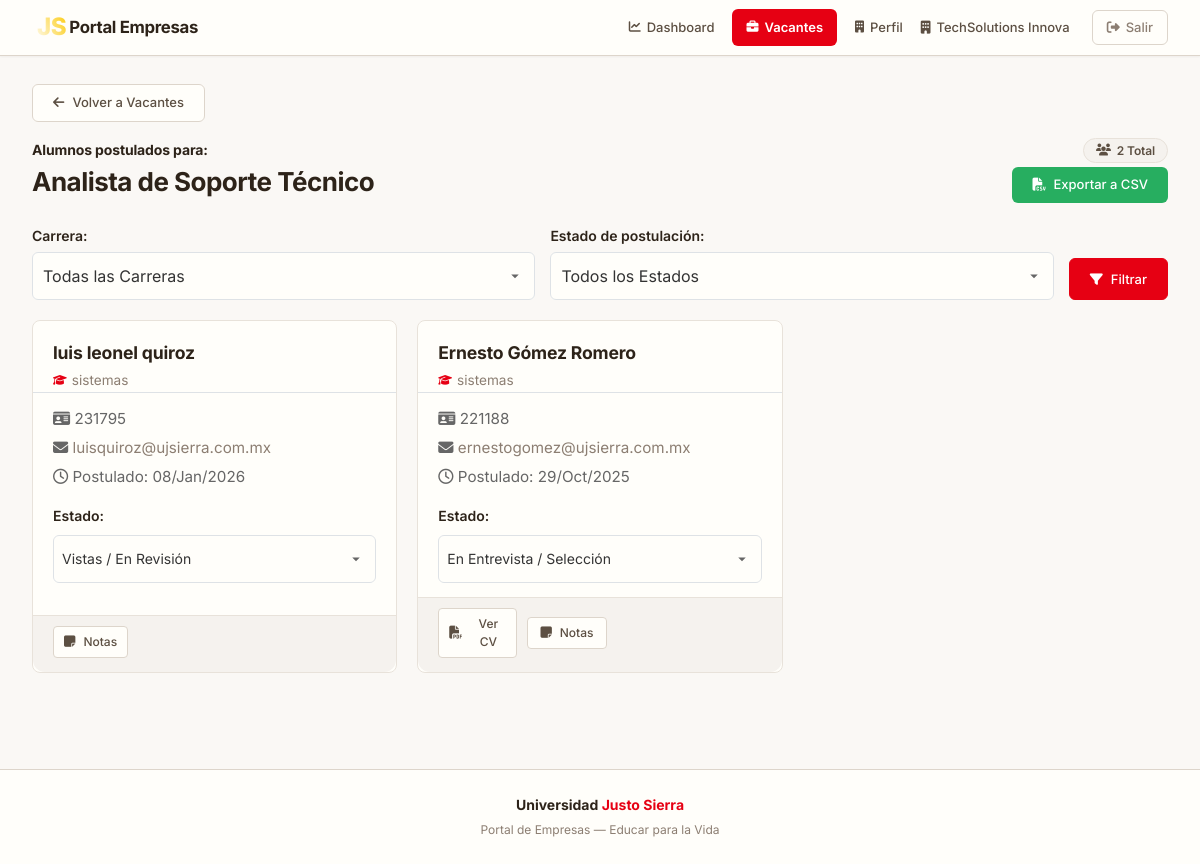
Screenshot of /companies/ver_postulaciones.php?id_vacante=3 (signed in) with the database file from the repository.
### tables this page shows
CREATE TABLE `vacantes` (
  `id_vacante` int(11) NOT NULL,
  `id_empresa` int(11) NOT NULL,
  `titulo` varchar(255) NOT NULL,
  `descripcion` text NOT NULL,
  `tipo_contrato` enum('tiempo_completo','medio_tiempo','practicas','temporal','proyecto') NOT NULL,
  `modalidad` enum('presencial','remoto','hibrido') NOT NULL,
  `salario_ofrecido` decimal(10,2) DEFAULT NULL,
  `carrera_afin` varchar(100) DEFAULT NULL,
  `ubicacion` varchar(255) DEFAULT NULL,
  `estado` enum('abierta','cerrada') DEFAULT 'abierta',
  `fecha_publicacion` timestamp NOT NULL DEFAULT current_timestamp()
);

CREATE TABLE `postulaciones` (
  `id_postulacion` int(11) NOT NULL,
  `id_alumno` int(11) NOT NULL,
  `id_vacante` int(11) NOT NULL,
  `fecha_postulacion` timestamp NOT NULL DEFAULT current_timestamp(),
  `estado_postulacion` enum('enviada','vista','en_proceso','rechazada') DEFAULT 'enviada',
  `notas_empresa` text DEFAULT NULL
);

CREATE TABLE `alumnos` (
  `id_alumno` int(11) NOT NULL,
  `nombre` varchar(100) NOT NULL,
  `apellidos` varchar(150) NOT NULL,
  `email` varchar(255) NOT NULL,
  `password` varchar(255) NOT NULL,
  `matricula` varchar(20) NOT NULL,
  `carrera` varchar(100) DEFAULT NULL,
  `semestre` int(11) DEFAULT NULL,
  `cv_url` varchar(255) DEFAULT NULL,
  `perfil_linkedin` varchar(255) DEFAULT NULL,
  `fecha_registro` timestamp NOT NULL DEFAULT current_timestamp()
);

### companies/controllers/VerPostulacionesController.php (called while the page is built, shortened)
<?php
require_once __DIR__ . '/../models/PostulacionModel.php';
class VerPostulacionesController {
    private $conexion;
    public function __construct(PDO $conexion) {
        $this->conexion = $conexion;
    }
    public function index() {
        $id_empresa = $_SESSION['id_empresa'];
        $id_vacante = $_GET['id_vacante'] ?? null;
        $postulantes = [];
        $vacante_titulo = '';
        $error_db = null;
        $model = new PostulacionModel($this->conexion);
        try {
            $vacante_titulo = $model->getTituloVacante($id_vacante, $id_empresa);
            $page = isset($_GET['page']) ? (int)$_GET['page'] : 1;
            $limit = 10;
            $offset = ($page - 1) * $limit;
            $filtros = [
                'carrera' => $_GET['carrera'] ?? '',
                'estado' => $_GET['estado'] ?? ''
            ];
            $postulantes = $model->getPostulantesFiltrados($id_vacante, $filtros, $limit, $offset);
            $total_postulantes = $model->countPostulantesFiltrados($id_vacante, $filtros);
        } catch (PDOException $e) {
            $error_db = "Error al cargar los postulantes: " . $e->getMessage();
        }
        require_once __DIR__ . '/../views/ver_postulaciones.php';
    }
}

### companies/ver_postulaciones.php (called while the page is built)
<?php
require_once '../config/conexion.php';
require_once 'controllers/VerPostulacionesController.php';
$controller = new VerPostulacionesController($conexion);
$controller->index();

### companies/models/PostulacionModel.php (called while the page is built, shortened)
<?php
class PostulacionModel {
    private $conexion;
    public function __construct(PDO $conexion) {
        $this->conexion = $conexion;
    }
    public function getTituloVacante($id_vacante, $id_empresa) {
        $sql = "SELECT titulo FROM Vacantes WHERE id_vacante = :id_vacante AND id_empresa = :id_empresa";
        $stmt = $this->conexion->prepare($sql);
        $stmt->bindParam(':id_vacante', $id_vacante, PDO::PARAM_INT);
        $stmt->bindParam(':id_empresa', $id_empresa, PDO::PARAM_INT);
        $stmt->execute();
        $res = $stmt->fetch(PDO::FETCH_ASSOC);
        return $res ? $res['titulo'] : null;
    }
    public function getPostulantesFiltrados($id_vacante, $filtros, $limit, $offset) {
        $sql = "SELECT
                    p.id_postulacion,
                    p.fecha_postulacion,
                    p.estado_postulacion,
                    p.notas_empresa,
                    a.id_alumno,
                    a.nombre,
                    a.apellidos,
                    a.email,
                    a.matricula,
                    a.carrera,
                    a.cv_url
                FROM
                    Postulaciones AS p
                JOIN
                    Alumnos AS a ON p.id_alumno = a.id_alumno
                WHERE
                    p.id_vacante = :id_vacante";
        $params = [':id_vacante' => $id_vacante];
        $sql .= " ORDER BY p.fecha_postulacion DESC LIMIT :limit OFFSET :offset";
        $stmt = $this->conexion->prepare($sql);
        foreach ($params as $key => $val) {
            $stmt->bindValue($key, $val);
        }
        $stmt->bindValue(':limit', (int)$limit, PDO::PARAM_INT);
        $stmt->bindValue(':offset', (int)$offset, PDO::PARAM_INT);
        $stmt->execute();
        return $stmt->fetchAll(PDO::FETCH_ASSOC);
    }
    public function countPostulantesFiltrados($id_vacante, $filtros) {
        $sql = "SELECT COUNT(*) as total
                FROM Postulaciones AS p
                JOIN Alumnos AS a ON p.id_alumno = a.id_alumno
                WHERE p.id_vacante = :id_vacante";
        $params = [':id_vacante' => $id_vacante];
        $stmt = $this->conexion->prepare($sql);
        foreach ($params as $key => $val) {
            $stmt->bindValue($key, $val);
        }
        $stmt->execute();
        $res = $stmt->fetch(PDO::FETCH_ASSOC);
        return $res ? (int)$res['total'] : 0;
    }
}

### companies/views/ver_postulaciones.php (the view, shortened to what this page needs)
<!DOCTYPE html>
<html lang="es">
<head>
    <link rel="stylesheet" href="https://cdnjs.cloudflare.com/ajax/libs/font-awesome/6.5.1/css/all.min.css">
    <link rel="stylesheet" href="../assets/css/style.css">
    <link rel="stylesheet" href="../assets/css/index.css">
    <link rel="stylesheet" href="../assets/css/companies_premium.css?v=<?php echo time(); ?>">
</head>
<body>
    <nav class="navbar-premium">
        <a href="dashboard.php" class="navbar-brand"><span class="brand-js">JS</span> Portal Empresas</a>
        <div class="navbar-links">
            <a href="dashboard.php" class="nav-pill"><i class="fa-solid fa-chart-line"></i> Dashboard</a>
            <a href="gestion_vacantes.php" class="nav-pill active"><i class="fa-solid fa-briefcase"></i> Vacantes</a>
            <a href="perfil_empresa.php" class="nav-pill"><i class="fa-solid fa-building"></i> Perfil</a>
            <span class="welcome-msg"><i class="fa-solid fa-building"></i> <?php echo htmlspecialchars($_SESSION['nombre_empresa'] ?? ''); ?></span>
            <a href="../logout.php" class="btn-logout-premium"><i class="fa-solid fa-right-from-bracket"></i> Salir</a>
        </div>
    </nav>
    <div class="premium-dashboard">
        <div class="animate-fade-in btn-back">
            <a href="gestion_vacantes.php" class="btn-premium secondary">
                <i class="fas fa-arrow-left"></i> Volver a Vacantes
            </a>
        </div>
        <h1 class="premium-subtitle" style="margin-top: 0; margin-bottom: 2px; display:flex; justify-content:space-between; align-items:center;">
            <span>Alumnos postulados para:</span>
            <span class="kanban-total-count"><i class="fa-solid fa-users"></i> <?php echo $total_postulantes; ?> Total</span>
        </h1>
        <div style="display:flex; justify-content:space-between; align-items:center;" class="animate-fade-in delay-1">
            <h2 class="premium-title" style="margin-bottom: 6px;">
                <?php echo htmlspecialchars($vacante_titulo); ?>
            </h2>
            <a href="exportar_csv.php?id_vacante=<?php echo $id_vacante; ?>" class="btn-premium" style="background-color: #27ae60; color: white;">
                <i class="fas fa-file-csv"></i> Exportar a CSV
            </a>
        </div>
        <form method="GET" action="ver_postulaciones.php" class="filters-form animate-fade-in delay-1" style="display: flex; gap: 15px; margin-bottom: 20px; flex-wrap: wrap; margin-top: 20px;">
            <div style="flex: 1; min-width: 200px;">
                <label style="font-weight: 600; font-size: 0.875rem; margin-bottom: 5px; display: block; color: var(--text-color);">Carrera:</label>
                <select name="carrera" class="input-premium" style="width: 100%; padding: 10px;">
                    <option value="">Todas las Carreras</option>
                </select>
            </div>
            <div style="flex: 1; min-width: 200px;">
                <label style="font-weight: 600; font-size: 0.875rem; margin-bottom: 5px; display: block; color: var(--text-color);">Estado de postulación:</label>
                <select name="estado" class="input-premium" style="width: 100%; padding: 10px;">
                    <option value="">Todos los Estados</option>
                </select>
            </div>
            <div style="display: flex; align-items: flex-end;">
                <button type="submit" class="btn-premium primary" style="padding: 10px 20px; height: 42px;"><i class="fas fa-filter"></i> Filtrar</button>
            </div>
        </form>
        <?php if ($error_db): ?>
            <div class="mensaje error animate-fade-in"><?php echo htmlspecialchars($error_db); ?></div>
        <?php else: ?>
            <div class="job-list-premium animate-fade-in delay-2" style="margin-top: 12px; display: grid; gap: 20px; grid-template-columns: repeat(auto-fill, minmax(320px, 1fr));">
                <?php foreach ($postulantes as $p): ?>
                    <div class="premium-job-card" id="post-card-<?php echo $p['id_postulacion']; ?>">
                        <div class="job-card-header">
                            <h2 style="font-size: 1.1rem;"><?php echo htmlspecialchars($p['nombre'] . ' ' . $p['apellidos']); ?></h2>
                            <p style="font-size: 0.85rem;"><i class="fas fa-graduation-cap"></i> <?php echo htmlspecialchars($p['carrera']); ?></p>
                        </div>
                        <div class="job-card-body">
                            <p style="margin-bottom: 5px;"><i class="fas fa-id-card"></i> <?php echo htmlspecialchars($p['matricula']); ?></p>
                            <p style="margin-bottom: 5px;"><i class="fa-solid fa-envelope"></i> <a href="mailto:<?php echo htmlspecialchars($p['email']); ?>" style="color:var(--text-muted); text-decoration:none;"><?php echo htmlspecialchars($p['email']); ?></a></p>
                            <p style="margin-bottom: 5px;"><i class="far fa-clock"></i> Postulado: <?php echo date('d/M/Y', strtotime($p['fecha_postulacion'])); ?></p>
                            <div style="margin-top: 15px;">
                                <label for="status-<?php echo $p['id_postulacion']; ?>" style="font-weight: 600; font-size: 0.875rem; color: var(--text-color);">Estado:</label>
                                <select id="status-<?php echo $p['id_postulacion']; ?>" onchange="updateStatus(<?php echo $p['id_postulacion']; ?>, this.value)" class="input-premium" style="width: 100%; display: block; padding: 8px; font-size: 0.875rem; margin-top: 5px;">
                                    <option value="vista" <?php echo ($p['estado_postulacion'] === 'vista') ? 'selected' : ''; ?>>Vistas / En Revisión</option>
                                    <option value="en_proceso" <?php echo ($p['estado_postulacion'] === 'en_proceso') ? 'selected' : ''; ?>>En Entrevista / Selección</option>
                                </select>
                            </div>
                        </div>
                        <div class="job-card-footer" style="padding-top: 10px; border-top: 1px solid var(--border-light);">
                            <div class="table-actions-group" style="display: flex; gap: 10px;">
                                <?php if ($p['cv_url']): ?>
                                <a href="../<?php echo htmlspecialchars($p['cv_url']); ?>" target="_blank" class="btn-premium secondary" title="Ver CV" style="flex: 1; text-align: center;">
                                    <i class="fas fa-file-pdf"></i> Ver CV
                                </a>
                                <?php endif; ?>
                                <button class="btn-premium secondary" onclick="toggleNotes(<?php echo $p['id_postulacion']; ?>)" title="Notas Internas" style="flex: 1;">
                                    <i class="fas fa-sticky-note"></i> Notas
                                </button>
                            </div>
                        </div>
                    </div>
                <?php endforeach; ?>
            </div>
        <?php endif; ?>
    </div>
    <footer class="footer-premium">
        <div class="footer-brand">Universidad <span class="accent">Justo Sierra</span></div>
        <p>Portal de Empresas &mdash; Educar para la Vida</p>
    </footer>
</body>
</html>

### assets/css/style.css (style rules this page uses)
:root { --color-js-rojo-principal: #E60013; --color-js-rojo-secundario: #EA0029; --color-js-amarillo: #FCC800; --gradiente-js-principal: linear-gradient(60deg, var(--color-js-rojo-principal), var(--color-js-amarillo)); --color-fondo: #f0f2f5; --color-texto-principal: #333; --color-texto-secundario: #666; --color-borde: #dee2e6; --color-blanco: #FFFFFF; --color-exito: #28a745; --color-error: #dc3545; --color-info: #17a2b8; --fuente-principal: 'Inter', sans-serif; --fuente-titulos: 'Inter', sans-serif; }
* { box-sizing: border-box; margin: 0; padding: 0; }
body { font-family: var(--fuente-principal); background-color: var(--color-fondo); color: var(--color-texto-principal); line-height: 1.6; min-height: 100vh; }
h1, h2, h3, h4, h5, h6 { font-family: var(--fuente-titulos); color: var(--color-js-rojo-secundario); margin-bottom: 0.75rem; font-weight: 700; }
a { color: var(--color-js-rojo-principal); text-decoration: none; }
label { display: block; margin-bottom: 8px; font-weight: 600; color: var(--color-texto-principal); font-size: 0.95rem; }
input[type="text"], input[type="email"], input[type="password"], select, textarea { width: 100%; padding: 10px 12px; border: 1px solid var(--color-borde); border-radius: 6px; font-size: 1rem; color: var(--color-texto-principal); background-color: var(--color-blanco); transition: border-color 0.3s ease, box-shadow 0.3s ease; height: 48px; }
select { appearance: none; background-repeat: no-repeat; background-position: right 10px center; padding-right: 35px; }
.navbar-brand { font-family: var(--fuente-titulos); font-size: 1.3rem; font-weight: 700; color: var(--color-blanco) !important; }
.navbar-brand .brand-js { background: linear-gradient(60deg, var(--color-blanco), var(--color-js-amarillo)); -webkit-background-clip: text; background-clip: text; -webkit-text-fill-color: transparent; color: transparent; display: inline-block; font-size: 1.5rem; margin-left: 5px; }
.navbar-links { display: flex; align-items: center; gap: 15px; }
.welcome-msg { font-size: 0.95rem; font-weight: 500; color: var(--color-blanco); margin-right: 10px; }
.job-card-header { padding: 20px 25px; border-bottom: 1px solid var(--color-borde); }
.job-card-header h2 { margin-bottom: 5px; color: var(--color-texto-principal); font-size: 1.25rem; font-weight: 600; }
.job-card-body { padding: 20px 25px; flex-grow: 1; }
.job-card-body p { color: var(--color-texto-secundario); font-size: 0.95rem; margin-bottom: 10px; }
.job-card-footer { padding: 15px 25px; background-color: #f9f9f9; border-top: 1px solid var(--color-borde); border-radius: 0 0 12px 12px; display: flex; justify-content: space-between; align-items: center; }

### assets/css/index.css (style rules this page uses)
:root { --js-red: #E60013; --js-red-dark: #B3000E; --js-red-light: #FF3347; --js-gold: #FCC800; --js-gold-dark: #D4A800; --js-gold-light: #FFEB99; --premium-dark: #1A1A1A; --premium-darker: #121212; --premium-gray: #4A4A4A; --premium-light-gray: #E0E0E0; --premium-surface: #FFFFFF; --premium-background: #F8F9FA; --font-heading: 'Montserrat', sans-serif; --font-body: 'Poppins', sans-serif; --shadow-sm: 0 2px 8px rgba(0, 0, 0, 0.05); --shadow-md: 0 8px 24px rgba(230, 0, 19, 0.08); --shadow-lg: 0 12px 32px rgba(0, 0, 0, 0.12); --transition-fast: 0.2s cubic-bezier(0.4, 0, 0.2, 1); --transition-smooth: 0.3s cubic-bezier(0.4, 0, 0.2, 1); }
body { font-family: var(--font-body) !important; background-color: var(--premium-background) !important; color: var(--premium-dark) !important; -webkit-font-smoothing: antialiased; -moz-osx-font-smoothing: grayscale; }
h1, h2, h3, h4, h5, h6, .title-login { font-family: var(--font-heading) !important; font-weight: 700 !important; color: var(--premium-dark) !important; letter-spacing: -0.5px; }
a { transition: color var(--transition-fast), opacity var(--transition-fast); }

### rows the page displays
vacantes: titulo "Analista de Soporte Técnico"
postulaciones: id_alumno.apellidos "luis leonel quiroz", id_alumno.carrera "sistemas", id_alumno.matricula "231795", id_alumno.email "luisquiroz@ujsierra.com.mx", fecha_postulacion "08/Jan/2026", estado_postulacion+id_postulacion "Vistas / En Revisión"
postulaciones: id_alumno.apellidos "Ernesto Gómez Romero", id_alumno.carrera "sistemas", id_alumno.matricula "221188", id_alumno.email "ernestogomez@ujsierra.com.mx", fecha_postulacion "29/Oct/2025", estado_postulacion+id_postulacion "En Entrevista / Selección"

### other values shown
$_SESSION['nombre_empresa'] "TechSolutions Innova"
$total_postulantes "2"
